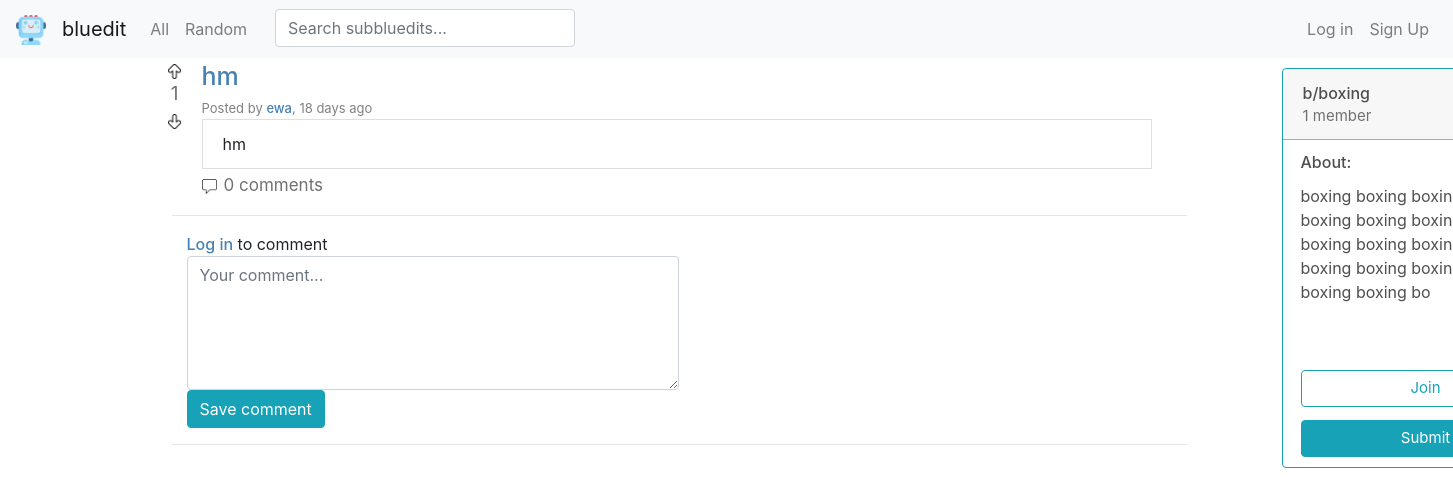
/post/28, run on an earlier commit of the app's database.
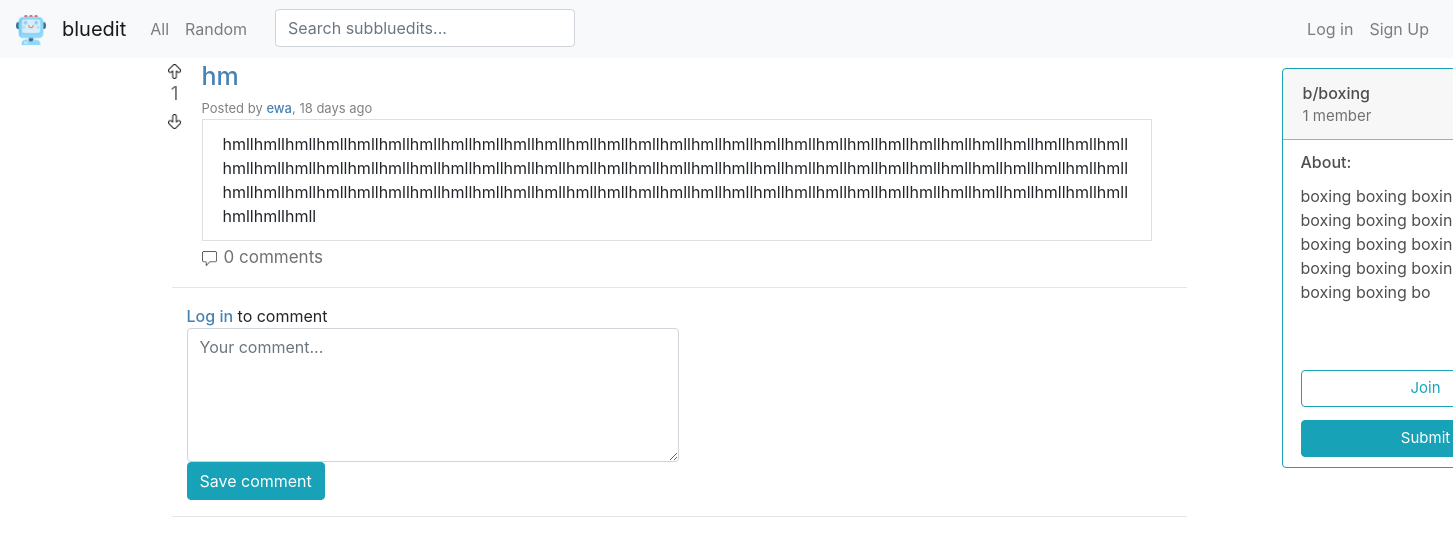
And on a later commit of the database.
### bluedit/models.py (models this page shows)
class Post(models.Model):
    title = models.CharField(max_length=64)
    description = models.CharField(max_length=512, null=True)
    image = models.URLField(null=True)
    date = models.DateTimeField(auto_now_add=True)
    user = models.ForeignKey(User, on_delete=models.CASCADE, related_name='posts')
    subbluedit = models.ForeignKey(Subbluedit, on_delete=models.CASCADE, related_name='posts')
    vote_count = models.IntegerField(default=0)
    class Meta:
        ordering = ['-date']

class User(AbstractUser):
    pass

### bluedit/views.py (the view, shortened to what this page needs)
# urls.py: path('post/<str:post_id>', views.post, name='post'),
def post(request, post_id):
    commentf = CommentForm()
    comments = Comment.objects.filter(post=post_id, tree_level=0)
    try:
        post = Post.objects.get(pk=post_id)
    except Post.DoesNotExist:
        message = "Sorry, this page doesn't exist"
        return render(request, 'bluedit/post3.html', {
            'message': message
        }
        )
    user_id = request.user.id
    if post.image != None:
        post_type = 'image'
    else:
        post_type = 'text'
    votelist = []
    comments = comment_list(comments)
    list_of_two = time_passed(comments)
    datelist = list_of_two[0]
    timeunit = list_of_two[1]
    zipped = zip(comments, votelist, datelist, timeunit)
    list_of_two = time_passed(post)
    date_post = list_of_two[0][0]
    timeunit_post = list_of_two[1][0]
    if request.user.is_authenticated:
        user = User.objects.get(pk=user_id)
        if user.votes.filter(post=post).exists():
            vote_type_post = user.votes.get(post=post).vote_type
        else:
            vote_type_post = False
    else:
            vote_type_post = False
    comment_count = Comment.objects.filter(post=post).count()
    page = 'post'
    sub = Subbluedit.objects.get(pk=post.subbluedit.id)
    type = join_or_leave(request, sub.name)
    member_count = post.subbluedit.members.all().count()
    return render(request, 'bluedit/post4.html', {
            'post': post,
            'post_type': post_type,
            'commentf': commentf,
            'comments': comments,
            'votelist': votelist,
            'zipped': zipped,
            'vote_type_post': vote_type_post,
            'date_post': date_post,
            'timeunit_post': timeunit_post,
            'comment_count': comment_count,
            'page': page,
            'type': type,
            'member_count': member_count,
            'sub': sub
        })

### bluedit/models.py
class CommentForm(ModelForm):
    class Meta:
        model = Comment
        fields = ['text']
        widgets = {
            'text': forms.Textarea(attrs={'class': 'form-control col-lg-6', 'rows': 5, 'placeholder': 'Your comment...'})
        }
    def __init__(self, *args, **kwargs):
        super().__init__(*args, **kwargs)
        self.fields['text'].label = ''

### bluedit/context_processors.py (called while the page is built)
def sub_list(request):
    try:
        user_id = request.user.id
        user = User.objects.get(pk=user_id)
        sub_list = user.subs.all()
        subs = []
        for sub in sub_list:
            subs.append(sub.name)
    except User.DoesNotExist:
        subs = []
    return {
        'subs': subs
    }

### bluedit/helpers.py (called while the page is built)
def join_or_leave(request, name):
    check = Subbluedit.objects.filter(name=name).exists()
    if check:
        sub = Subbluedit.objects.get(name=name)
        user_id = request.user.id
        if request.user.is_authenticated:
            user = User.objects.get(pk=user_id)
            if user not in sub.members.all():
                status = 'join'
            else:
                status = 'leave'
        else:
            status = 'join'
        return status
    else:
        return False

### bluedit/templates/bluedit/post4.html (shortened to what the changed rows need)
{% extends 'bluedit/layout.html' %}
{% load crispy_forms_tags %}
{% load widget_tweaks %}
{% load static %}
{% block body %}
{% if post %}
<div class="row">
    <div class="col-11">
        <div class="row">
            {% if user.is_authenticated %}
            {% if vote_type_post == 'up' %}
            <div class="vote" hx-target="this" hx-swap="outerHTML">
                <div class="vote-top-post" hx-headers='{"X-CSRFToken": "{{ csrf_token }}"}'>
                <a href="#" hx-put="{% url 'vote' 'post' post.id 'up' %}"><img src="{% static 'images/arrow-up-full.png' %}" width="15" height="15" alt=""></a>
                </div>
                <div id="vote_count" class="vote-count">
                    {{ post.vote_count }}
                </div>
                <div class="vote-bottom-post" hx-headers='{"X-CSRFToken": "{{ csrf_token }}"}'>
                <a href="#" hx-put="{% url 'vote' 'post' post.id 'down' %}"><img src="{% static 'images/arrow-down.png' %}" width="15" height="15" alt=""></a>
                </div>
            </div>
            {% elif vote_type_post == 'down' %}
            <div class="vote" hx-target="this" hx-swap="outerHTML">
                <div class="vote-top-post" hx-headers='{"X-CSRFToken": "{{ csrf_token }}"}'>
                <a href="#" hx-put="{% url 'vote' 'post' post.id 'up' %}"><img src="{% static 'images/arrow-up.png' %}" width="15" height="15" alt=""></a>
                </div>
                <div id="vote_count" class="vote-count">
                    {{ post.vote_count }}
                </div>
                <div class="vote-bottom-post" hx-headers='{"X-CSRFToken": "{{ csrf_token }}"}'>
                <a href="#" hx-put="{% url 'vote' 'post' post.id 'down' %}"><img src="{% static 'images/arrow-down-full.png' %}" width="15" height="15" alt=""></a>
                </div>
            </div>
            {% else %}
            <div class="vote" hx-target="this" hx-swap="outerHTML">
                <div class="vote-top-post" hx-headers='{"X-CSRFToken": "{{ csrf_token }}"}'>
                <a href="#" hx-put="{% url 'vote' 'post' post.id 'up' %}"><img src="{% static 'images/arrow-up.png' %}" width="15" height="15" alt=""></a>
                </div>
                <div id="vote_count" class="vote-count">
                    {{ post.vote_count }}
                </div>
                <div class="vote-bottom-post" hx-headers='{"X-CSRFToken": "{{ csrf_token }}"}'>
                <a href="#" hx-put="{% url 'vote' 'post' post.id 'down' %}"><img src="{% static 'images/arrow-down.png' %}" width="15" height="15" alt=""></a>
                </div>
            </div>
            {% endif %}
            {% else %}
            <div>
                <div class="vote-top-post">
                    <a href="{% url 'login' %}"><img src="{% static 'images/arrow-up.png' %}" width="15" height="15" alt=""></a>
                </div>
                <div id="vote_count" class="vote-count">
                    {{ post.vote_count }}
                </div>
                <div class="vote-bottom-post">
                    <a href="{% url 'login' %}"><img src="{% static 'images/arrow-down.png' %}" width="15" height="15" alt=""></a>
                </div>
            </div>
            {% endif %}
            <div class="col-11">
                <div class="title">{{post.title}}</div>
                <span style="font-size: 13px; color: grey;">Posted by <a href="{% url 'user' post.user.username %}" id='name'>{{post.user.username}}</a>,
                    {% if timeunit_post == 'second' %}
                     less than a minute ago
                    {% else %}
                    {{date_post}} {{timeunit_post}}{% if date_post != 1 %}s{% endif %} ago
                    {% endif %}
                {% if post_type == 'image' %}
                <div style="margin-top: 5px;">
                    <a href="{{post.image}}"><img id='image' src="{{post.image}}" alt=""></a>
                {% elif post_type == 'text' %}
                    <div id='post-description' class="list-group-item">
                            <span class='comment-text'>{{post.description}}</span>
                {% endif %}
                </div>
                <div class="comment-option-post" style="margin-top: 5px;"><img style='margin-right: 7px;' src="{% static 'images/comment.png' %}" width="15" height="15" alt="">{{comment_count}} comments</div>
            </div>
        </div>
        <hr>
        {% if user.is_authenticated %}
        <div class="col" hx-target="#comment" hx-swap="outerHTML">
                Comment as <a href="{% url 'user' user.username %}" id='name'>{{user.username}}</a>
            <form hx-headers='{"X-CSRFToken": "{{ csrf_token }}"}' hx-post="{% url 'comment' post.id %}">
                {{ commentf.text }}
                    <button style='margin-top: 10px;' class="btn btn-outline-info">Save comment</button>
            </form>
        </div>
        {% else %}
        <div class="col">
            <a href="{% url 'login' %}" id='name'>Log in</a> to comment
        <form>
            {{ commentf.text }}
        </form>
        <a href="{% url 'login' %}" id='name'><button class="btn btn-info">Save comment</button></a>
        </div>
        {% endif %}
        <hr>
        <br>
        {% else %}
        <h2>{{message}}</h2>
        {% endif %}
    </div>
</div>
</div>
{% endblock %}

What changed in the data, as far as the page shows it:
changed Post "hm": description "hm" → "hmllhmllhmllhmllhmllhmllhmllhmllhmllhmllhmllhmllhmllhmllhmllhmllhmllhmllhmllhmllhmllhmllhmllhmllhmllhmllhmllhmllhmllhmllhmllhmllhmllhmllhmllhmllhmllhmllhmllhmllhmllhmllhmllhmllhmllhmllhmllhmllhmllhmllhmllhmllhmllhmllhmllhmllhmllhmllhmllhmllhmllhmllhmllhmllhmllhmllhmllhmllhmllhmllhmllhmllhmllhmllhmllhmllhmllhmllhmllhmllhmllhmllhmllhmllhmllhmllhmllhmllhmllhmll"
